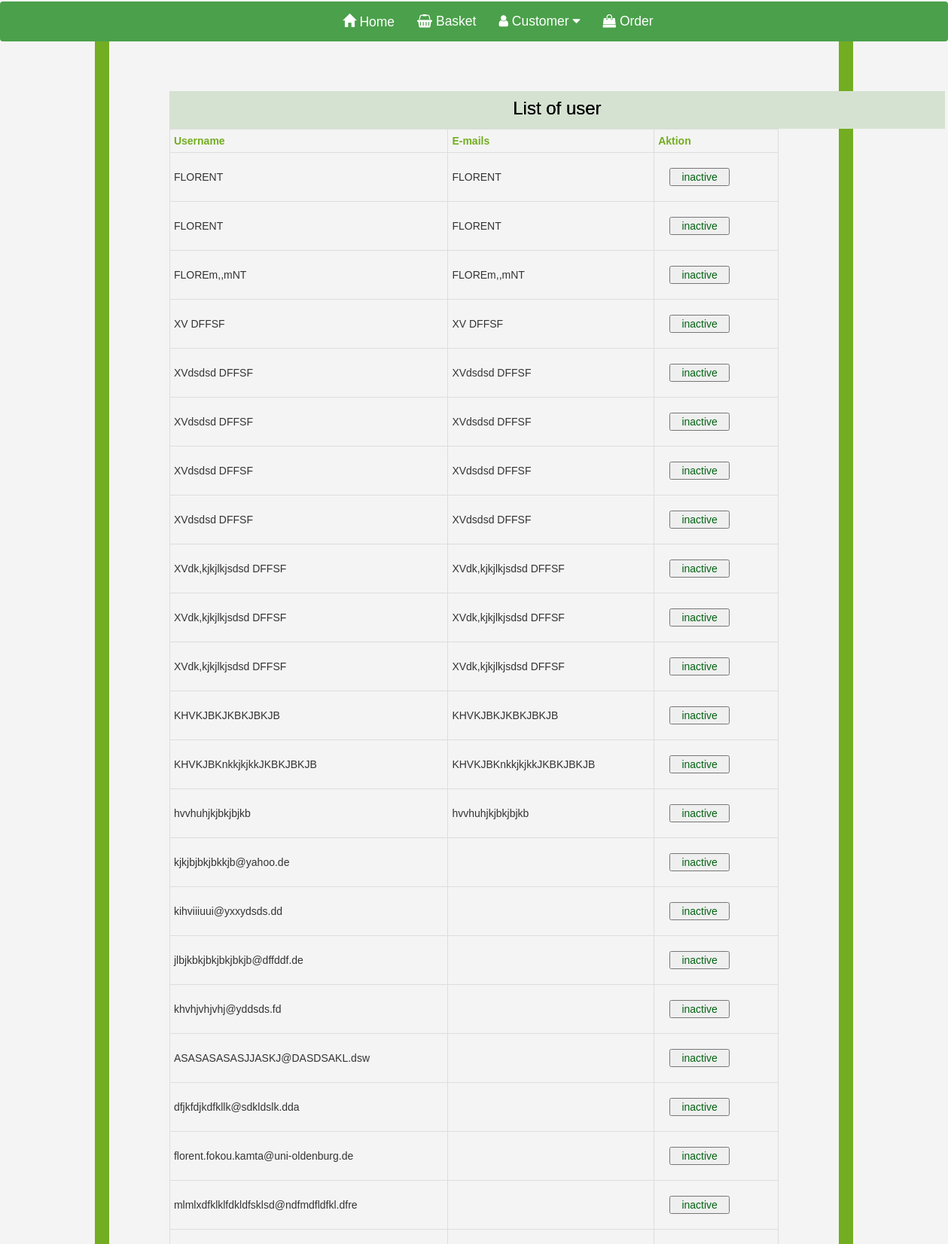
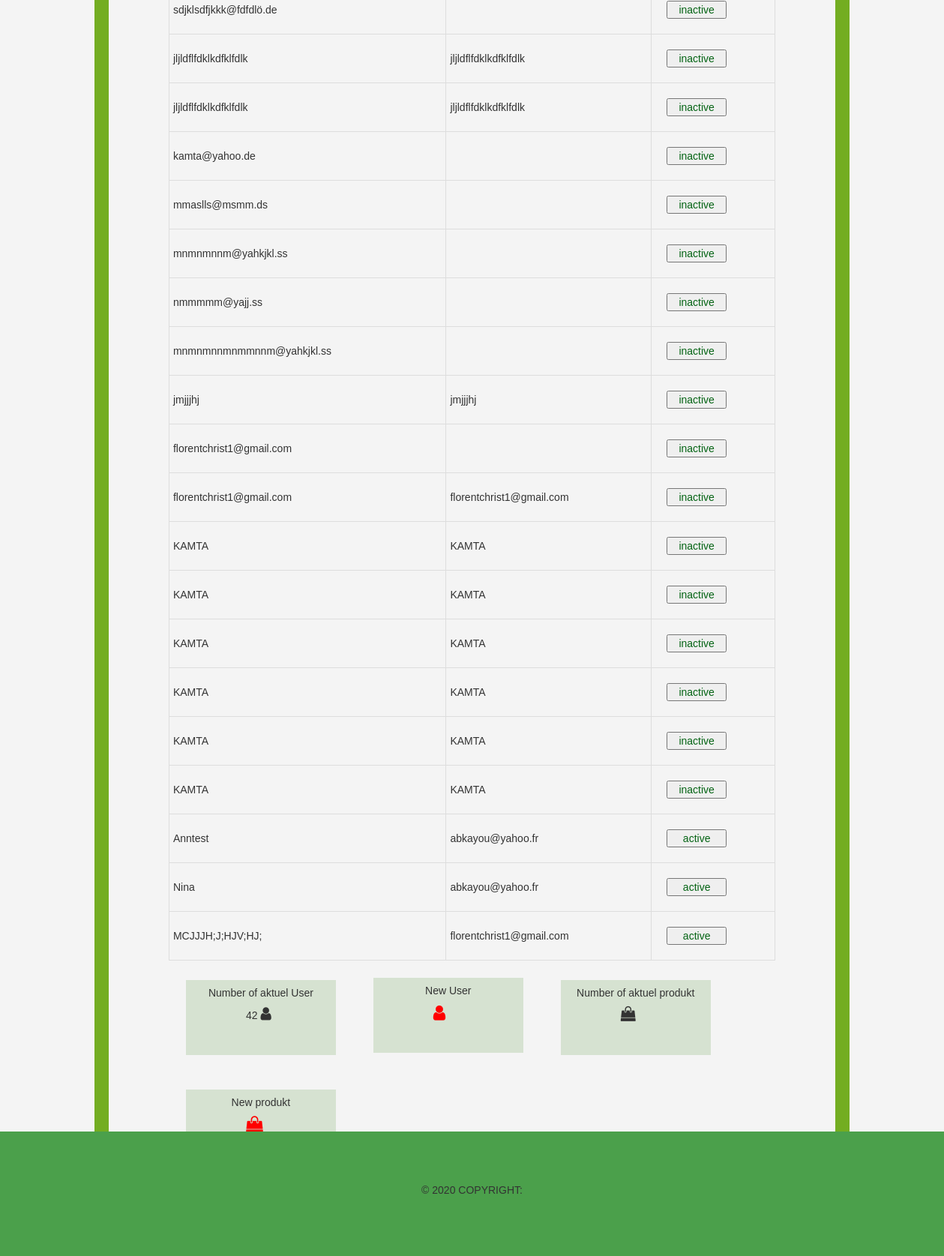
The page /dashbordAdmin.php on the database its author committed (2 pictures, top to bottom).
### tables this page shows
CREATE TABLE account  (
   id INT  AUTO_INCREMENT,
   username VARCHAR(20),
   email VARCHAR(70),
   street VARCHAR(50),
   postcode INT,
   city VARCHAR(50),
   token VARCHAR(50),
   sellerID VARCHAR(50),
   pwd VARCHAR(50),
   CONSTRAINT id PRIMARY KEY (id)
   );

### Modell/DAOuser.php (called while the page is built, shortened)
<?php
 class DAOuser implements IDAOuser {
    private function getPDO(){
            $stmt = new PDO('sqlite:bd_shops.sqlite3');
            $stmt->setAttribute(
                PDO::ATTR_ERRMODE,
                PDO::ERRMODE_EXCEPTION
            );
        return    $stmt;
  }
 public function getAllProduct($table) {
        $statement = "SELECT * FROM $table" ;
        $stmt = $this->getPDO()->query($statement);
        $datas = $stmt->fetchAll(PDO::FETCH_ASSOC);
        return   $datas;
    }
    function countRow($table, $field)
    {
        $db = $this->getPDO();
        $q = $db->prepare("SELECT count(*) FROM $table WHERE $field IS NOT NULl");
        $q->execute();
        $count = $q->fetch(PDO::FETCH_ASSOC);
        return $count ;
    }
}

### dashbordAdmin.php (the view, shortened to what this page needs)
<?php
require_once 'elements/header.php';
 require_once('Modell/DAOuser.php');
?>
<body>
<div class="rand">
    <div id ="div1">
          <h3> List of user  </h3>
    </div>
 <?php
$getUser = new DAOuser();
 $table = "account";
$result = $getUser -> getAllProduct($table);
 ?>
 <?php
     if(!empty($result)){ ?>
         <table id ="user">
           <thead>
            <tr>
              <th > Username </th>
              <th colspan="5"> E-mails </th>
              <th > Aktion </th>
            </tr>
            </thead>
            <tbody>
<?php
         foreach ($result as $account){
            $activeText = "";
             if($account['sellerID']=="active"){
                $activeText="active";
             }else{
                $activeText="inactive";
             }
             ?>
             <tr>
               <td > <?= $account['username'] ?> </td>
                <td colspan="5"> <?= $account['email'] ?> </td>
                <td>
                 <button id = <?= $account['username'] ?> class="frei" value="block"><?=  $activeText ?></button>
                </td>
             </tr>
             <?php }   ?>
         <?php
         $table ="account";
        $field = 'username';
  $result1 = $getUser ->countRow($table, $field);
  } ?>
         </tbody>
         </table>
 <div id ="div">
         <h5> Number of aktuel User </h5> <div id="number"><?= $result1['count(*)'] ?> <i class="fa fa-user" id="test"> </i> </div> </div>
     <div id ="div">
        <h5> New User </h5> <div id="number"> <i class="fa fa-user" id="test2"></i>
     </div>
     </div>
     <div id ="div">
        <h5>  Number of aktuel produkt</h5> <div id="number"><i class='fa fa-shopping-bag' id="test"></i>
    </div>
    </div>
     <div id ="div">
        <h5> New produkt</h5> <div id="number"><i class='fa fa-shopping-bag' id="test2"></i>
    </div>
    </div>
</div>
</body>
<?php   require('elements/footer.php')  ?>

### style.css (style rules this page uses)
* { padding: 0; margin: 0; box-sizing: border-box; }
body { background-color: #f4f4f4; background-size: cover; background-position: center; font-family: sans-serif; }
.rand { margin: auto; width: 80%; border: 19px solid #73AD21; padding: 80px; margin-top: 2px; }
#div { width: 200px; height: 100px; background-color: rgb(214, 226, 209); display: inline-block; margin: 23px; }
#div1 { width: 1030px; height: 50px; background-color: rgb(214, 226, 209); }
h5 { text-align: center; }
h3 { text-shadow: 0 0 black; text-align: center; color: #000000; padding: 10px; }
#user th { padding-top: 12px; padding-bottom: 12px; text-align: left; color: #73AD21; }
#user { font-family: "Trebuchet MS", Arial, Helvetica, sans-serif; border-collapse: collapse; width: 100%; }
#user td, #user th { border: 1px solid #ddd; padding: 5px; }
.frei { margin: 15px; color: rgb(3, 99, 19); width: 80px; }
#test { font-size:20px; }
#test2 { font-size:23px; color: red; }
#number { margin-left: 80px; }

### rows shown on the page
account: username "FLORENT", email "FLORENT", sellerID "inactive", username "FLOREm,,mNT", email "FLOREm,,mNT", username "XV DFFSF", email "XV DFFSF", username "XVdsdsd DFFSF", email "XVdsdsd DFFSF", username "XVdk,kjkjlkjsdsd DFFSF", email "XVdk,kjkjlkjsdsd DFFSF", username "KHVKJBKJKBKJBKJB", email "KHVKJBKJKBKJBKJB", username "KHVKJBKnkkjkjkkJKBKJBKJB", email "KHVKJBKnkkjkjkkJKBKJBKJB", username "hvvhuhjkjbkjbjkb", email "hvvhuhjkjbkjbjkb", username "kjkjbjbkjbkkjb@yahoo.de", username "kihviiiuui@yxxydsds.dd", username "jlbjkbkjbkjbkjbkjb@dffddf.de", username "khvhjvhjvhj@yddsds.fd", username "ASASASASASJJASKJ@DASDSAKL.dsw", username "dfjkfdjkdfkllk@sdkldslk.dda", username "florent.fokou.kamta@uni-oldenburg.de", username "mlmlxdfklklfdkldfsklsd@ndfmdfldfkl.dfre", username "sdjklsdfjkkk@fdfdlö.de", username "jljldflfdklkdfklfdlk", email "jljldflfdklkdfklfdlk", username "kamta@yahoo.de", username "mmaslls@msmm.ds", username "mnmnmnnm@yahkjkl.ss", username "nmmmmm@yajj.ss", username "mnmnmnnmnmmnnm@yahkjkl.ss", username "jmjjjhj", email "jmjjjhj", username "florentchrist1@gmail.com", email "florentchrist1@gmail.com", username "KAMTA", email "KAMTA", username "Anntest", email "abkayou@yahoo.fr", sellerID "active", username "Nina", username "MCJJJH;J;HJV;HJ;"

### other values the page prints
$result1['count(*)'] "42"
